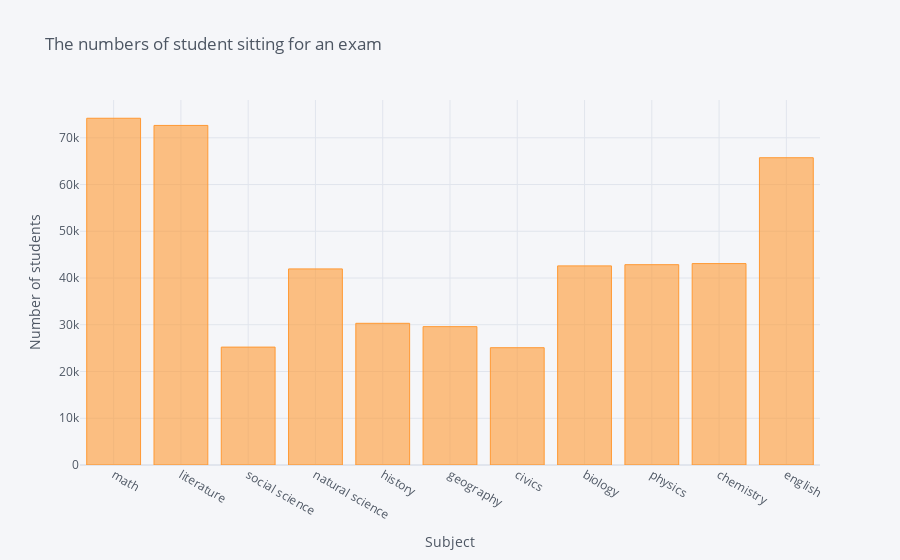

The code cell stored with this chart in its notebook:
### Code cell
presence.iplot(kind='bar',
              title='The numbers of student sitting for an exam',
              xTitle='Subject', yTitle='Number of students')

### Figure 1 — Plotly figure (JSON) as saved in the notebook; plotly's stock layout.template omitted (floating-point values rounded to 4 significant figures)
{"data": [{"marker": {"color": "rgba(255, 153, 51, 0.6)", "line": {"color": "rgba(255, 153, 51, 1.0)", "width": 1}}, "name": "0", "orientation": "v", "text": "", "type": "bar", "x": ["math", "literature", "social science", "natural science", "history", "geography", "civics", "biology", "physics", "chemistry", "english"], "y": [74179, 72642, 25221, 41948, 30313, 29597, 25091, 42595, 42853, 43088, 65735]}], "layout": {"legend": {"bgcolor": "#F5F6F9", "font": {"color": "#4D5663"}}, "paper_bgcolor": "#F5F6F9", "plot_bgcolor": "#F5F6F9", "title": {"font": {"color": "#4D5663"}, "text": "The numbers of student sitting for an exam"}, "xaxis": {"gridcolor": "#E1E5ED", "showgrid": true, "tickfont": {"color": "#4D5663"}, "title": {"font": {"color": "#4D5663"}, "text": "Subject"}, "zerolinecolor": "#E1E5ED"}, "yaxis": {"gridcolor": "#E1E5ED", "showgrid": true, "tickfont": {"color": "#4D5663"}, "title": {"font": {"color": "#4D5663"}, "text": "Number of students"}, "zerolinecolor": "#E1E5ED"}}}
